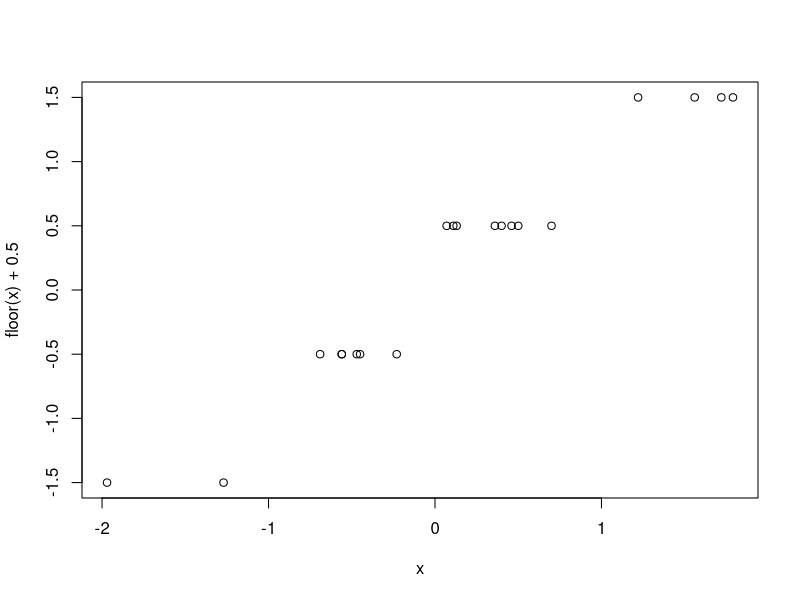

Recreate this plot in R.
## ---- chunk 1

## ---- chunk 2
set.seed(123)
x <- round(rnorm(20,0,1),2)
x
#1)
x[(x>=-2 & x<= -1) | (x>=1 & x<=2)]
#2)
length(x[x >=0])
length(x[x >=0])/length(x)

sum(x>=0)
mean(x>=0)
#3)
mean(abs(x))
#4)
x[which.min(abs(x))]
x[which.max(abs(x))]
max(abs(x))
x[abs(x) == max(abs(x))]
x[abs(x) == min(abs(x))]
#5)
x[which.min(abs(x-2))]
x[which.max(abs(x-2))]
print("6)")
(x-min(x))/(max(x)-min(x))
print("7)")
y<-ifelse(x>=0,"nieujemna", "ujemna")
y
print("8)")
ifelse(x< -1, "mały",ifelse(abs(x)<=1,"średni", "duży"))
print("9)")
plot(x,floor(x)+0.5)

## ---- chunk 3

asin_not_vectorized_primitive = function(x,m){
  stopifnot(is.numeric(x), length(x) >0, all(abs(x) <1))
  suma <- 0
  for(i in 0:m){
    wyraz <- factorial(2*i)*x^(2*i+1)/(4^i * factorial(i)^2 * (2*i+1))
    suma <- suma + wyraz
  }
}

asin_not_vectorized_primitive(c(1/2,1/3),5)

asin_almost_vectorized = function(x,m){
  stopifnot(is.numeric(x), length(x) >0, all(abs(x) <1))
  n = 0:m
  print(sum((factorial(2*n))/(4^n *factorial(n)^2 * (2*n + 1))*(x^(2*n+1))))
}
asin_almost_vectorized(1/2,10)

asin_efficient_vectorized = function(x,m){
  stopifnot(is.numeric(x), length(x) >0, all(abs(x) <1))
  # a_0 = x/1 = x
  n <- 1:m
  r <- x^2*(2*n-1)^2/(2*n*(2*n+1))
  sum(cumprod(c(x,r)))
}
asin_efficient_vectorized(1/2,1000)
